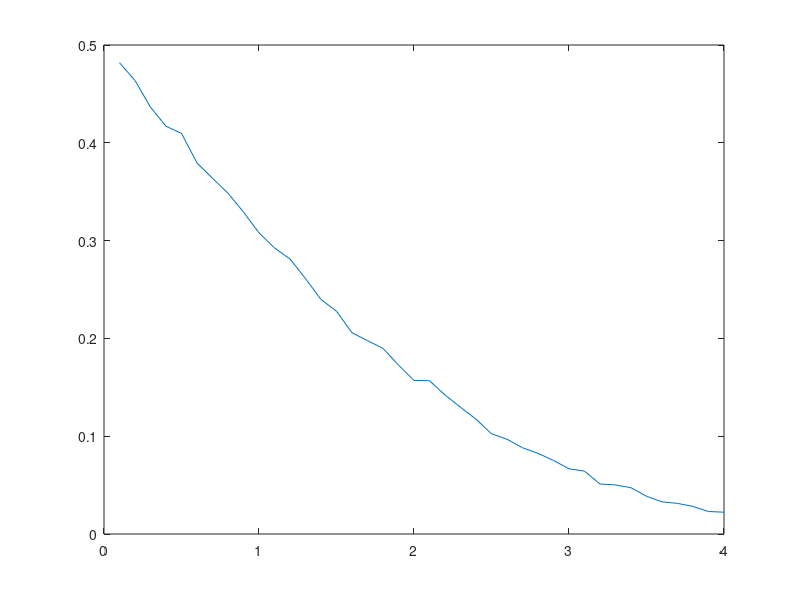

Source code (MATLAB):
clc; clear all; close all;

A=[0.1:0.1:4]';
for k=1:length(A)
  error=0;
  for i=1:10000
    w=randn(1,1);
    if A(k)/2+w <= 0
      error=error+1;
    end
  end
  Pe(k,1)=error/10000 ;
end
plot(A,Pe(:,1)); %